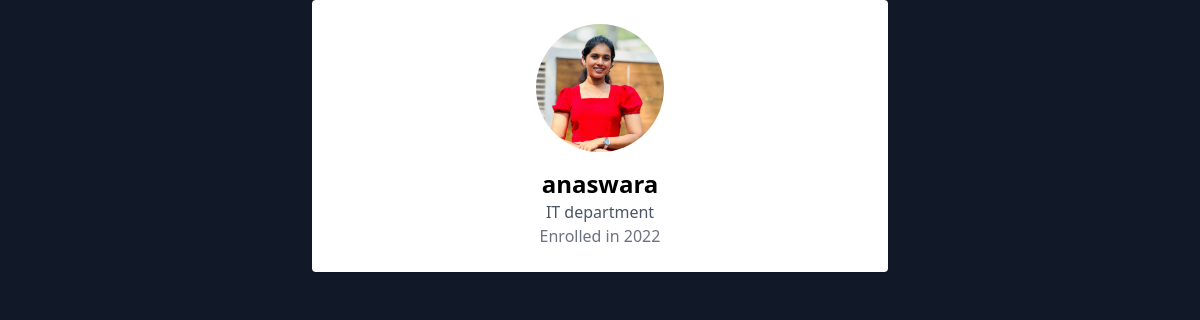
Page /students/anaswara/ (signed in) on the committed database.
### myapp/models.py (models this page shows, shortened)
class StudentProfile(models.Model):
    user = models.OneToOneField(User, on_delete=models.CASCADE, related_name='student_profile')
    enrollment_year = models.PositiveIntegerField()
    major = models.CharField(max_length=255)
    resume = models.FileField(upload_to='resumes/', blank=True, null=True)
    profile_picture = models.ImageField(upload_to='profile_pics/', blank=True, null=True)

class User(AbstractUser):
    is_alumni = models.BooleanField(default=False)
    is_student = models.BooleanField(default=False)
    groups = models.ManyToManyField(Group, related_name="custom_user_groups", blank=True)
    user_permissions = models.ManyToManyField(Permission, related_name="custom_user_permissions", blank=True)

### myapp/views.py (the view)
# urls.py: path('students/<str:username>/',student_detail, name='student_detail'),
@login_required(login_url='signin')
def student_detail(request, username):
    student = get_object_or_404(StudentProfile, user__username=username)
    return render(request, 'student_detail.html', {'student': student})

### templates/student_detail.html (shortened to what this page needs)
{% extends "home.html" %}
{% load static %}
{% block content %}
<div class="max-w-xl mx-auto bg-white p-6 rounded shadow">
  <div class="text-center">
    {% if student.profile_picture %}
      <img src="{{ student.profile_picture.url }}" class="w-32 h-32 rounded-full mx-auto" alt="Profile Image">
    {% else %}
      <img src="{% static 'default_profile.png' %}" class="w-32 h-32 rounded-full mx-auto" alt="Default Image">
    {% endif %}
    <h2 class="text-2xl font-bold mt-4">{{ student.user.username }}</h2>
    <p class="text-gray-600">{{ student.major }}</p>
    <p class="text-gray-500">Enrolled in {{ student.enrollment_year }}</p>
  </div>
</div>
{% endblock %}

### rows in the picture
StudentProfile: profile_picture (picture), user.username "anaswara", major "IT department", enrollment_year "2022"
